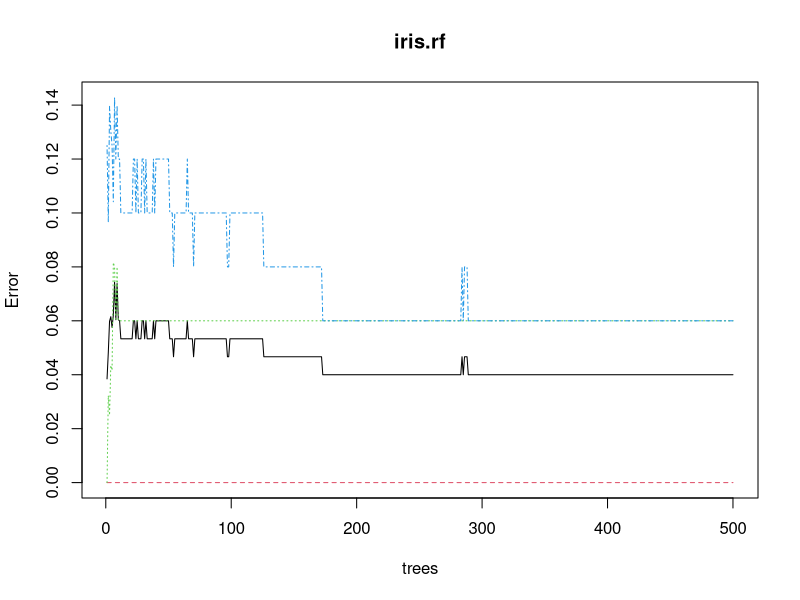

The R script that drew this image:
# Load the library
library(randomForest)
# Create random forest
# For classification
iris.rf <- randomForest(Species ~ .,
                        data = iris,
                        importance = TRUE,
                        proximity = TRUE)
# Print classification model
print(iris.rf)
# Output to be present
# As PNG file
png(file = "randomForestClassification.png")

# Plot the error vs
# The number of trees graph
plot(iris.rf)

# Saving the file
dev.off()
